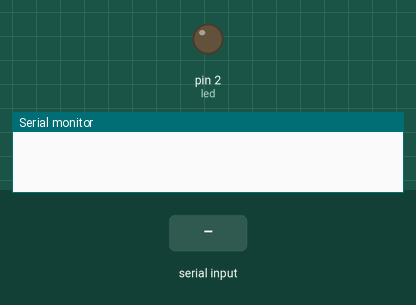
Recording of a sketch running on a simulated Arduino Uno, built with avr-gcc and run on an emulated ATmega328P. Shown: output pins drawn as LEDs (lit = HIGH), the last lines printed to the serial monitor. The inputs (shaded band) are chosen by the test bench.

Above: at 1.2 s.
1.3 s: "1" received over the second serial link
At 2.6 s:
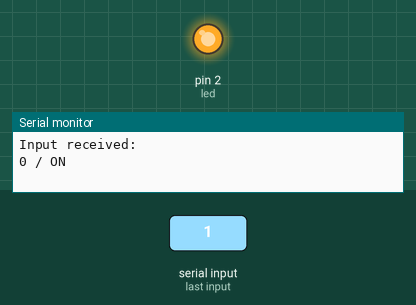
Timing chart, 0 to 4.3 s (numbered marks = the images above; inputs shaded):
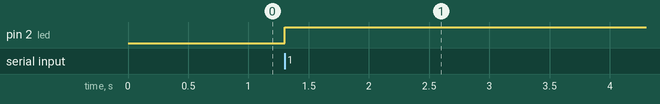

The sketch:

codes_of_bluetooth.ino
```cpp
#include <SoftwareSerial.h>
int led = 2;
SoftwareSerial Bluetooth(7, 8);
void setup() {
  Serial.begin(9600);
  Bluetooth.begin(9600);
  pinMode(led, OUTPUT);
}
void loop() {
  int command;

  if (Bluetooth.available()) {
    command = Bluetooth.read();
    Serial.println("Input received:");
    if (command != 0)
    {
      // A non-zero input will turn on the LED
      Serial.println("0 / ON");
      digitalWrite(led, HIGH);
    }
    else
    {
      // A zero value input will turn off the LED
      Serial.println("1 / OFF");
      digitalWrite(led, LOW);
    }
  }
}
```

Measured:
- after the input at 1.3 s, pin 2 (led): LOW → HIGH at once
